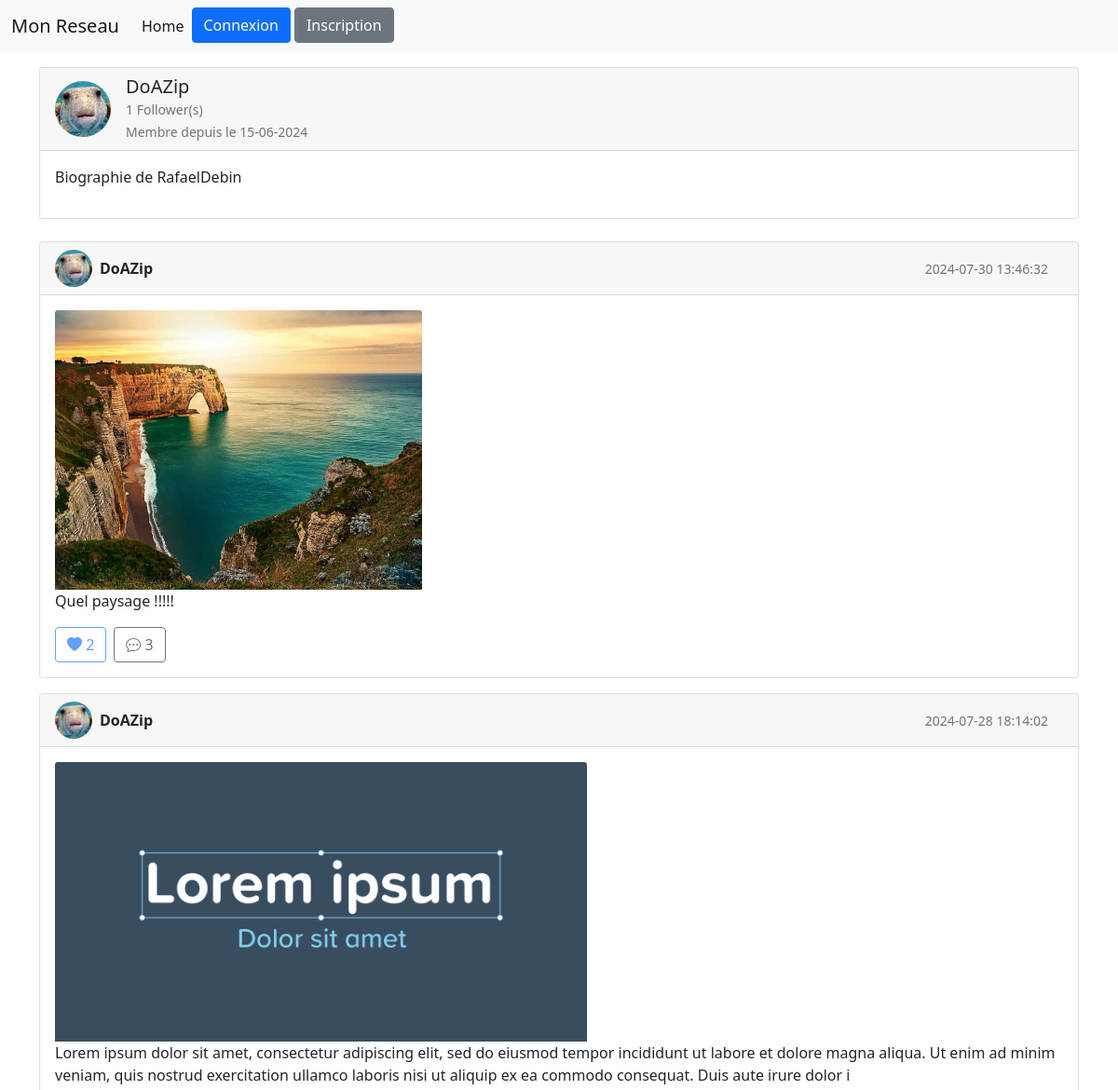
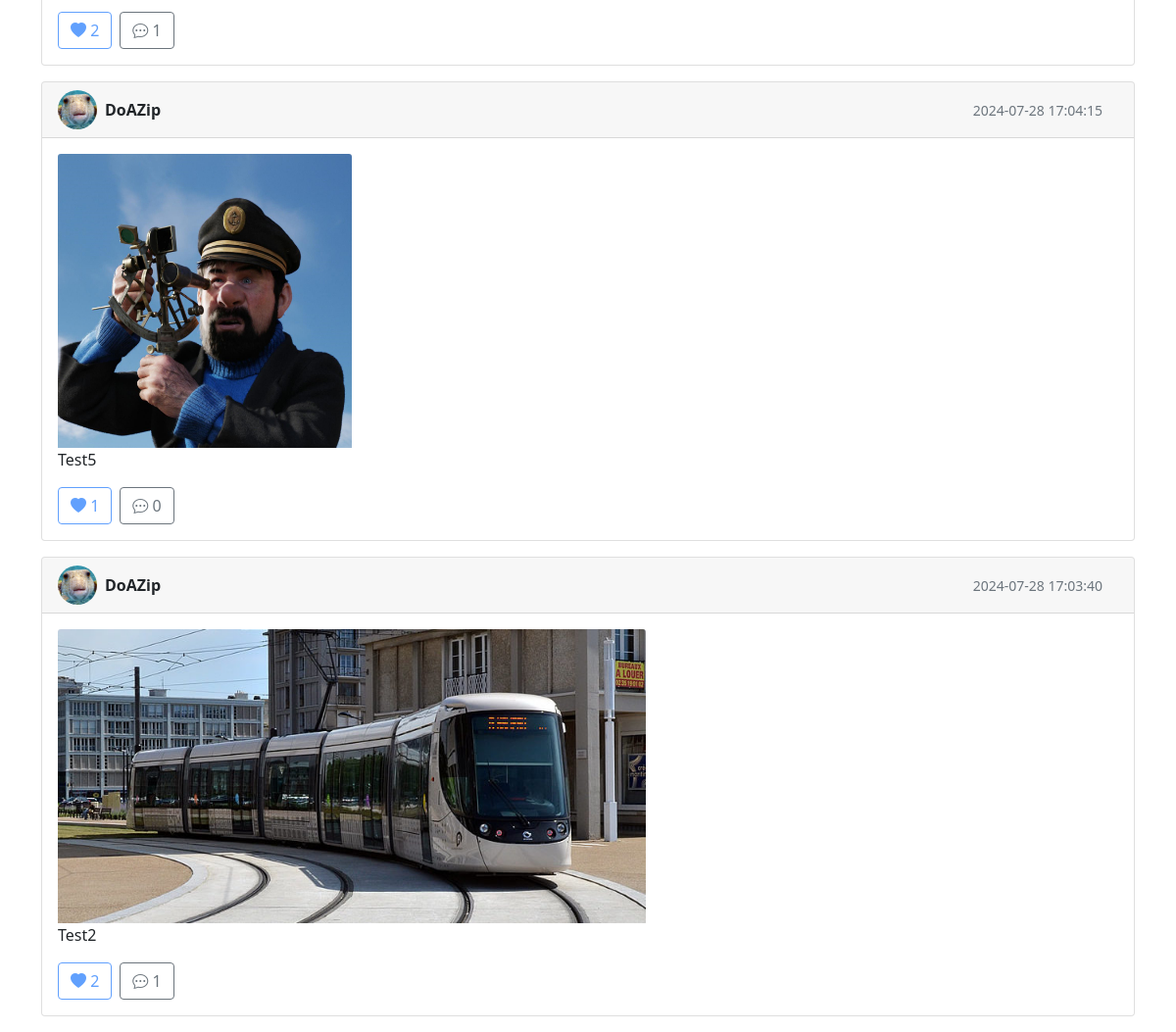
The page /profil.php?id=1 on the database its author committed (2 pictures, top to bottom).
### tables this page shows
CREATE TABLE IF NOT EXISTS `utilisateur` (
  `idUtilisateur` int NOT NULL AUTO_INCREMENT,
  `mailUtilisateur` varchar(50) NOT NULL,
  `mdpUtilisateur` varchar(50) NOT NULL,
  `prenomUtilisateur` varchar(50) NOT NULL,
  `cheminPdpUtilisateur` varchar(100) DEFAULT NULL,
  `creationUtilisateur` date NOT NULL,
  `pseudoUtilisateur` varchar(50) NOT NULL,
  `nomUtilisateur` varchar(50) NOT NULL,
  `descriptionUtilisateur` varchar(255) DEFAULT NULL,
  `ageUtilisateur` date NOT NULL,
  `dernierLoginUtilisateur` date NOT NULL,
  `nbFollower` int NOT NULL DEFAULT '0',
  PRIMARY KEY (`idUtilisateur`),
  UNIQUE KEY `mailUtilisateur` (`mailUtilisateur`),
  UNIQUE KEY `pseudoUtilisateur` (`pseudoUtilisateur`)
);

CREATE TABLE IF NOT EXISTS `post` (
  `idPost` int NOT NULL AUTO_INCREMENT,
  `dateCreationPost` datetime NOT NULL,
  `cheminImagePost` varchar(100) DEFAULT NULL,
  `descriptionPost` varchar(255) DEFAULT NULL,
  `nbLikePost` int NOT NULL,
  `is_enabled` tinyint(1) NOT NULL,
  `idUtilisateur` int NOT NULL,
  `nbCommentaires` int NOT NULL,
  PRIMARY KEY (`idPost`),
  UNIQUE KEY `cheminImagePost` (`cheminImagePost`),
  KEY `idUtilisateur` (`idUtilisateur`)
);

### profil.php (the view, shortened to what this page needs)
<?php
require_once(__DIR__ . '/php/code_php/databaseconnect.php');
$idUser = isset($_GET['id']) ? intval($_GET['id']) : null;
$userStatement = $mysqlClient->prepare('SELECT cheminPdpUtilisateur, creationUtilisateur, pseudoUtilisateur, descriptionUtilisateur,nbFollower FROM utilisateur WHERE idUtilisateur = :idUtilisateur;');
$userStatement->execute([
    'idUtilisateur' => $idUser,
]);
$utilisateur = $userStatement->fetch(PDO::FETCH_ASSOC);
$postStatement = $mysqlClient->prepare('SELECT * FROM post WHERE idUtilisateur = :idUtilisateur ORDER BY dateCreationPost DESC;');
$postStatement->execute([
    'idUtilisateur' => $idUser,
]);
$postsId = $postStatement->fetchAll(PDO::FETCH_ASSOC);
?>
<!DOCTYPE html>
<html lang="fr">
<head>
    <link href="https://cdn.jsdelivr.net/npm/bootstrap@5.0.2/dist/css/bootstrap.min.css" rel="stylesheet">
    <link href="https://cdn.jsdelivr.net/npm/bootstrap-icons/font/bootstrap-icons.css" rel="stylesheet">
</head>
<body>
    <?php require_once(__DIR__ . '/php/element_page/header.php'); ?>
    <div class="container">
        <div class="card mb-4">
            <div class="card-header d-flex align-items-center">
                <img src="<?= $utilisateur['cheminPdpUtilisateur']; ?>" alt="Profile Picture" class="rounded-circle me-3" style="width: 60px; height: 60px; object-fit: cover;">
                <div>
                    <h5 class="card-title mb-0"><?= $utilisateur['pseudoUtilisateur']; ?></h5>
                    <p class="mb-0 text-muted"><small><?= $utilisateur['nbFollower']; ?> Follower(s)</small></p>
                    <small class="text-muted">Membre depuis le <?= date("d-m-Y", strtotime($utilisateur['creationUtilisateur'])); ?></small>
                </div>
            </div>
            <div class="card-body">
                <p class="card-text"><?= $utilisateur['descriptionUtilisateur']; ?></p>
            </div>
        </div>
        <?php foreach ($postsId as $post) {
            $isAfficher = false;
            if ( $post['is_enabled'] == 1 )
            {
                $isAfficher = true;
            }
            if ( $isAfficher)
            {
                $isEnabled = $post['is_enabled'] == 1 ? True : False;
                ?>
                <div class="card mb-3">
                    <div class="card-header d-flex align-items-center <?php echo $isEnabled == 0 ? 'bg-dark text-white' : '' ;?>">
                        <img src="<?= $utilisateur['cheminPdpUtilisateur']; ?>" alt="Profile Picture" class="rounded-circle me-2" style="width: 40px; height: 40px; object-fit: cover;">
                        <strong class="me-auto"><?= $utilisateur['pseudoUtilisateur']; ?></strong>
                        <small class="me-3 <?php echo $isEnabled == 0 ? 'text-white' : 'text-muted' ;?>"><?= $post['dateCreationPost']; ?></small>
                    </div>
                    <div class="card-body">
                        <?php if ($post['cheminImagePost'] != null) { ?>
                            <img src="<?= $post['cheminImagePost']; ?>" class="card-img-top img-fluid" style="max-height: 300px; width: auto;" alt="image_post">
                        <?php } ?>
                        <?php if ($post['descriptionPost'] != null) { ?>
                            <p class="card-text"><?= $post['descriptionPost']; ?></p>
                        <?php } ?>
                        <div class="d-flex justify-content-between align-items-center">
                            <div class="d-flex align-items-center">
                            <?php
                                if (isset($_SESSION['LOGGED_USER']))
                                { ?>
                                    <form method="POST" action="php/code_php/handlelike.php" class="me-2">
                                        <input type="hidden" name="post_id" value="<?= $post['idPost']; ?>">
                                        <button type="submit" name="action" value="<?= $likeAction; ?>" class="btn btn-outline-primary">
                                            <i class="bi <?= $likeClass; ?>"></i> <?= $post['nbLikePost']; ?>
                                        </button>
                                    </form>
                                <?php }
                                else
                                { ?>
                                    <button class="btn btn-outline-primary me-2" disabled>
                                        <i class="bi bi-heart-fill"></i> <?= $post['nbLikePost']; ?>
                                    </button>
                                <?php } ?>
                                <form method="POST" action="pagepost.php" class="me-2">
                                    <button type="submit" name="post_id" value="<?= $post['idPost']; ?>" class="btn btn-outline-secondary">
                                        <i class="bi bi-chat-dots"></i> <?= $post['nbCommentaires'];?>
                                    </button>
                                </form>
                            </div>
                        </div>
                    </div>
                </div>
            <?php
            }
        }
        ?>
    </div>
</body>
</html>

### php/element_page/header.php (shortened to what this page needs)
<nav class="navbar navbar-expand-lg navbar-light bg-light mb-3">
	<div class="container-fluid">
		<a class="navbar-brand" href="index.php">Mon Reseau</a>
		<div class="collapse navbar-collapse" id="navbarSupportedContent">
			<div class="navbar-nav me-auto mb-2 mb-lg-0">
				<li class="nav-item">
					<a class="nav-link active" aria-current="page" href="index.php">Home</a>
				</li>
				<?php if (isset($_SESSION['LOGGED_USER'])) : ?>
					<li class="nav-item">
						<a class="nav-link" href="php/code_php/logout.php">Déconnexion</a>
					</li>
					<li class="nav-item">
						<a class="nav-link" href="configprofil.php">Paramètre</a>
					</li>
					<li class="nav-item">
						<a class="nav-link" href="profil.php">Profil</a>
					</li>
					<li class="nav-item">
						<a class="nav-link" href="message.php">Messages</a>
					</li>
					<li class="nav-item">
						<a class="nav-link" href="notifications.php">Notifications
							<?php if($nbNotif > 0)
							{
								echo '<i class="bi bi-record-fill text-danger"></i>';
								echo '(' . $nbNotif. ')';
							}
							;?>
						</a>
					</li>
				<?php else: ?>
					<li class="nav-item">
						<a href="login.php">
							<button class="btn btn-primary me-1" href="login.php">Connexion</button>
						</a>
					</li>
					<li class="nav-item">
						<a href="register.php">
							<button class="btn btn-secondary">Inscription</button>
						</a>
					</li>
				<?php endif; ?>
		</div>
	</div>
</nav>

### rows shown on the page
utilisateur: cheminPdpUtilisateur (picture), pseudoUtilisateur "DoAZip", nbFollower "1", creationUtilisateur "15-06-2024", descriptionUtilisateur "Biographie de RafaelDebin"
post: idUtilisateur.cheminPdpUtilisateur (picture), idUtilisateur.pseudoUtilisateur "DoAZip", dateCreationPost "2024-07-30 13:46:32", cheminImagePost (picture), descriptionPost "Quel paysage !!!!!", nbLikePost "2", $post['idPost'] 23 (drawn), nbCommentaires "3"
post: idUtilisateur.cheminPdpUtilisateur (picture), idUtilisateur.pseudoUtilisateur "DoAZip", dateCreationPost "2024-07-28 18:14:02", cheminImagePost (picture), descriptionPost "Lorem ipsum dolor sit amet, consectetur adipiscing elit, sed do eiusmod tempor incididunt ut labore et dolore magna aliqua. Ut enim ad minim veniam, quis nostrud exercitation ullamco laboris nisi ut aliquip ex ea commodo consequat. Duis aute irure dolor i", nbLikePost "2", $post['idPost'] 17 (drawn), nbCommentaires "1"
post: idUtilisateur.cheminPdpUtilisateur (picture), idUtilisateur.pseudoUtilisateur "DoAZip", dateCreationPost "2024-07-28 17:04:15", cheminImagePost (picture), descriptionPost "Test5", nbLikePost "1", $post['idPost'] 16 (drawn), nbCommentaires "0"
post: idUtilisateur.cheminPdpUtilisateur (picture), idUtilisateur.pseudoUtilisateur "DoAZip", dateCreationPost "2024-07-28 17:03:40", cheminImagePost (picture), descriptionPost "Test2", nbLikePost "2", $post['idPost'] 13 (drawn), nbCommentaires "1"
